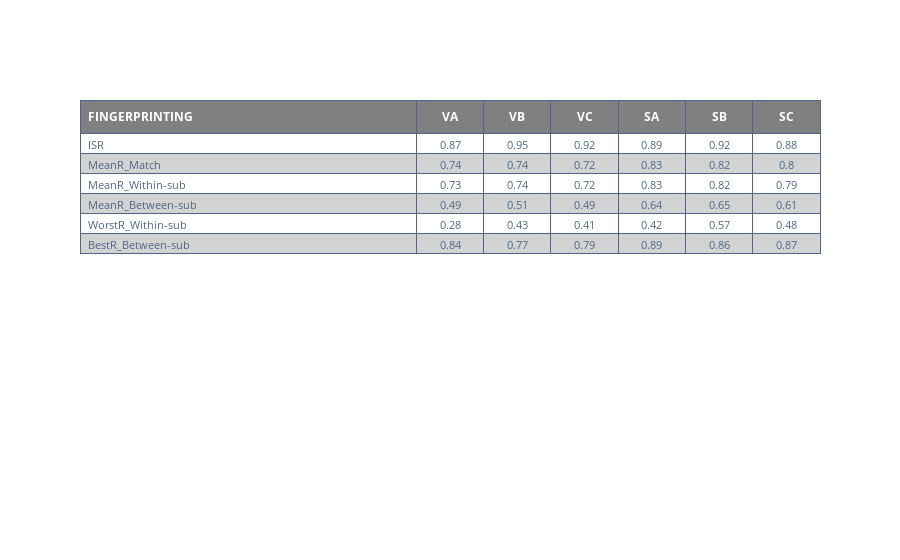

Notebook code for this chart:
### Code cell
import plotly.offline as py
import plotly.graph_objs as go
py.init_notebook_mode(connected=True)

headerColor  = 'grey'
rowEvenColor = 'lightgrey'
rowOddColor  = 'white'

trace0 = go.Table(
  type = 'table',
  columnorder = [1,2,3,4,5,6,7],
  columnwidth = [200,40,40,40,40,40,40],
  header = dict(
    values = [['<b>FINGERPRINTING</b>'],
                  ['<b>VA</b>'],
                  ['<b>VB</b>'],
                  ['<b>VC</b>'],
                  ['<b>SA</b>'],
                  ['<b>SB</b>'],
                  ['<b>SC</b>']],
    line = dict(color = '#506784'),
    fill = dict(color = headerColor),
    align = ['left','center'],
    font = dict(color = 'white', size = 12)
  ),
  cells = dict(
    values = np.concatenate(
      ([['ISR', 'MeanR_Match', 'MeanR_Within-sub', 'MeanR_Between-sub', 'WorstR_Within-sub', 'BestR_Between-sub']],
      np.round_(allMatch.reshape((6,-1)).T,2)),
        axis = 0),
    line = dict(color = '#506784'),
    fill = dict(color = [[rowOddColor,rowEvenColor,rowOddColor,rowEvenColor,rowOddColor,rowEvenColor]]),
    align = ['left', 'center'],
    font = dict(color = '#506784', size = 11)
    ))

data = [trace0]

py.iplot(data)

### Figure 1 — Plotly figure (JSON) as saved in the notebook; plotly's stock layout.template omitted (floating-point values rounded to 4 significant figures)
{"data": [{"cells": {"align": ["left", "center"], "fill": {"color": [["white", "lightgrey", "white", "lightgrey", "white", "lightgrey"]]}, "font": {"color": "#506784", "size": 11}, "line": {"color": "#506784"}, "values": [["ISR", "MeanR_Match", "MeanR_Within-sub", "MeanR_Between-sub", "WorstR_Within-sub", "BestR_Between-sub"], ["0.87", "0.74", "0.73", "0.49", "0.28", "0.84"], ["0.95", "0.74", "0.74", "0.51", "0.43", "0.77"], ["0.92", "0.72", "0.72", "0.49", "0.41", "0.79"], ["0.89", "0.83", "0.83", "0.64", "0.42", "0.89"], ["0.92", "0.82", "0.82", "0.65", "0.57", "0.86"], ["0.88", "0.8", "0.79", "0.61", "0.48", "0.87"]]}, "columnorder": [1, 2, 3, 4, 5, 6, 7], "columnwidth": [200, 40, 40, 40, 40, 40, 40], "header": {"align": ["left", "center"], "fill": {"color": "grey"}, "font": {"color": "white", "size": 12}, "line": {"color": "#506784"}, "values": [["<b>FINGERPRINTING</b>"], ["<b>VA</b>"], ["<b>VB</b>"], ["<b>VC</b>"], ["<b>SA</b>"], ["<b>SB</b>"], ["<b>SC</b>"]]}, "type": "table"}], "layout": {}}
